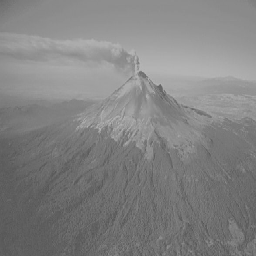
#> input picture img/popo.bmp, 256 x 256 px, found by its file name
$ python NegativoImagen.py
#> lines starting #> are read from the running program, lines starting #| are printed output that depends on the picture
# Negativo de una Imagen

# Nombre: Ana Graciela Vassallo Fedotkin
# Expediente: 278775
# Fecha: 1 de Marzo 2021.

import cv2
from matplotlib import pyplot as plt
import numpy as np

im1 = cv2.imread('img/popo.bmp', 2)
#> im1 is the input picture: shape (256, 256); min 87, max 180, mean 130

dimensiones = im1.shape
#> dimensiones = (256, 256)
r = dimensiones[0]
#> r = 256
c = dimensiones[1]
#> c = 256

th = np.zeros((r, c), dtype=np.int32)

# Negativo de la imagen
for i in range(r):
    for j in range(c):
        th[i][j] = 255 - im1[i][j]
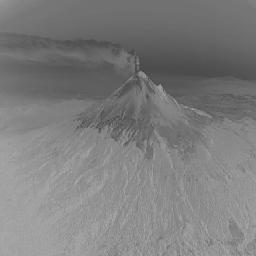
#> th: shape (256, 256) int32; min 75, max 168, mean 125

# Negativo de la imagen OpenCV
# th = cv2.bitwise_not(im1)

plt.subplot(1, 2, 1)
plt.imshow(im1, 'gray')
plt.title("Imagen original")

plt.subplot(1, 2, 2)
plt.imshow(th, 'gray')
plt.title("Imagen negativa")

plt.show()
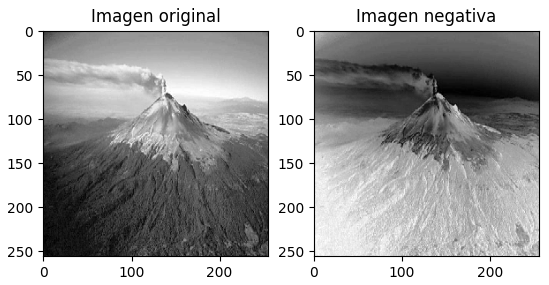
#> figure drawn by matplotlib, 2 panels
